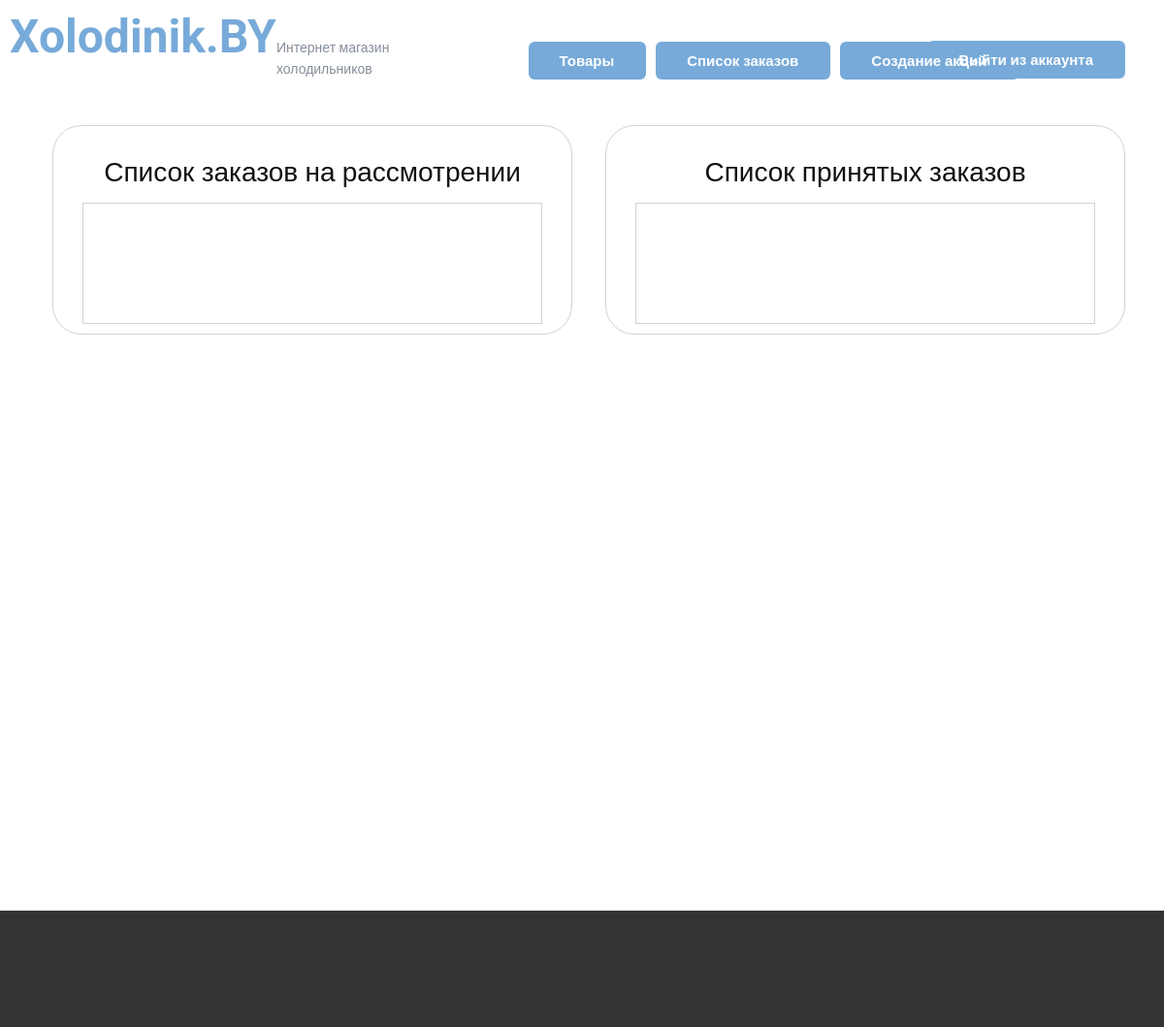
/panel/orders (signed in), run on an earlier commit of the app's database.
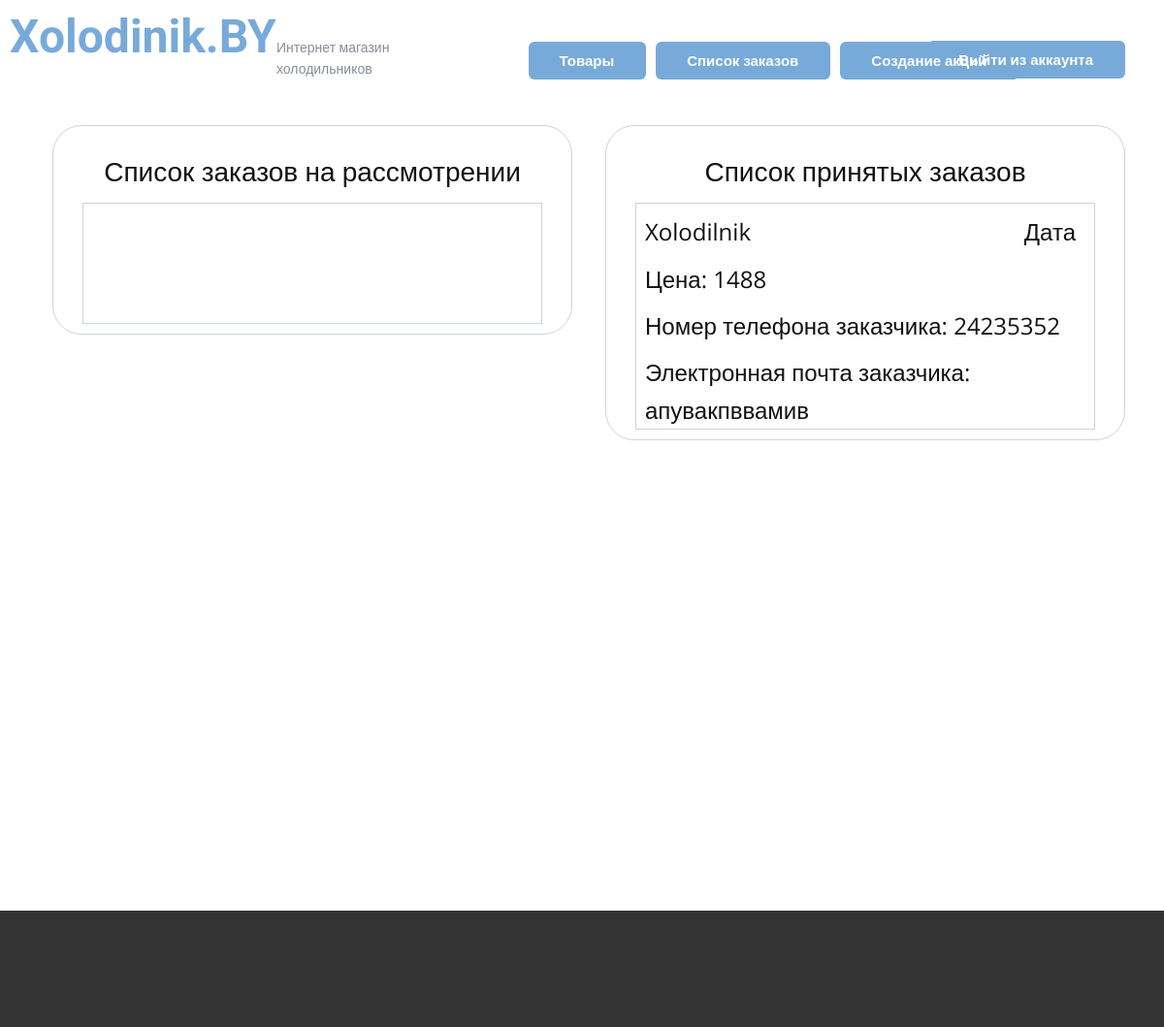
And on a later commit of the database.
### app.py (models this page shows)
class Order(db.Model):
    id = db.Column(db.Integer, primary_key=True)
    user_phone_number = db.Column(db.String(20), nullable=False)
    user_email = db.Column(db.String(20), nullable=False)
    status = db.Column(db.String(20), nullable=False, default="на рассмотрении")
    user_id = db.Column(db.Integer, db.ForeignKey('user.id'))
    user = db.relationship('User', backref='orders')
    prod_id = db.Column(db.Integer, db.ForeignKey('prod.id'))
    prod = db.relationship('Prod', backref='orders')

class Prod(db.Model):
    id = db.Column(db.Integer, primary_key=True)
    model = db.Column(db.String(20), nullable=False, unique=True)
    producer = db.Column(db.String(20), nullable=False)
    price = db.Column(db.Integer, nullable=False)
    width = db.Column(db.String(20), nullable=False)
    depth = db.Column(db.String(20), nullable=False)
    height = db.Column(db.String(20), nullable=False)
    weight = db.Column(db.String(20), nullable=False)
    volume = db.Column(db.String(20), nullable=False)
    service = db.Column(db.String(20), nullable=False)
    country = db.Column(db.String(20), nullable=False)
    category = db.Column(db.String(20), nullable=False)
    colling = db.Column(db.String(20), nullable=False)
    color = db.Column(db.String(20), nullable=False)
    energy_efficiency = db.Column(db.String(20), nullable=False)
    compressors = db.Column(db.String(20), nullable=False)
    noise = db.Column(db.String(20), nullable=False)
    handle = db.Column(db.String(20), nullable=False)
    guaranty = db.Column(db.String(20), nullable=False)
    control_unit = db.Column(db.String(20), nullable=False)
    power = db.Column(db.String(20), nullable=False)
    chambers = db.Column(db.String(20), nullable=False)
    doors = db.Column(db.String(20), nullable=False)
    useful_volume = db.Column(db.String(20), nullable=False)
    useful_volume_ref = db.Column(db.String(20), nullable=False)
    useful_volume_freezer = db.Column(db.String(20), nullable=False)
    voltage_frequency = db.Column(db.String(20), nullable=False)
    energy_consumption = db.Column(db.String(20), nullable=False)
    coolant = db.Column(db.String(20), nullable=False)
    series = db.Column(db.String(20), nullable=False)
    temperature = db.Column(db.String(20), nullable=False)
    defrosting_system = db.Column(db.String(20), nullable=False)
    shelves = db.Column(db.String(20), nullable=False)
    barriers = db.Column(db.String(20), nullable=False)
    baskets = db.Column(db.String(20), nullable=False)
    inserts = db.Column(db.String(20), nullable=False)
    stoppers = db.Column(db.String(20), nullable=False)
    freezer_temp = db.Column(db.String(20), nullable=False)
    freezing_capacity = db.Column(db.String(20), nullable=False)
    freezer_parts = db.Column(db.String(20), nullable=False)
    size_without = db.Column(db.String(20), nullable=False)
    size_with = db.Column(db.String(20), nullable=False)
    weight_without = db.Column(db.String(20), nullable=False)
    weight_with = db.Column(db.String(20), nullable=False)
    rating = db.Column(db.Float, nullable=False, default=0.0)
    description = db.Column(db.String(200), nullable=False)
    image_path = db.Column(db.String(50), nullable=False, unique=True)

### app.py (the view, shortened to what this page needs)
@app.route("/panel/orders", methods=["POST", "GET"])
@login_required
def orders():
    if not current_user.role:
        return redirect("/")
    orders = Order.query.all()
    return render_template("orders.html", orders=orders)

### app.py (called while the page is built)
@login_manager.user_loader
def load_user(user_id):
    return User.query.get(int(user_id))

### templates/orders.html (shortened to what this page needs)
<!DOCTYPE html>
<html lang="ru">
<head>
    <link rel="stylesheet" href="{{ url_for('static', filename='panel.css') }}" media="screen">
    <link rel="stylesheet" href="{{ url_for('static', filename='un.css') }}" media="screen">
    <link rel="stylesheet" href="{{ url_for('static', filename='cub.css') }}" media="screen">
</head>
<body>
<header>
    <div class="head">
        <a class="logo" href="/">Xolodinik.BY</a>
        <p class="logo-text">Интернет магазин<br>холодильников</p>
        <div class="header-div" style="display: flex; justify-content: center; padding-left: 395px;">
            <a href="/panel/products" class="btn btn-2" style="margin: 0 0 0 0 !important">Товары</a>
            <a href="/panel/orders" class="btn btn-2" style="margin: 0 0 0 10px !important">Список заказов</a>
            <a href="/panel/sales" class="btn btn-2" style="margin: 0 0 0 10px !important">Создание акций</a>
        </div>
        <a href="/logout" class="btn btn-2" style="margin-right: 30px !important;">Выйти из аккаунта</a>
    </div>
</header>
<section>
    <div class="container" style="display: flex; justify-content: center; align-items: flex-start; min-height: 830px;">
        <div class="create-product-container" style="width: 900px;">
            <div class="create-product-container-1">
                <p class="text">Список заказов на рассмотрении</p>
                <div class="order border-1" style="width: auto !important;">
                </div>
            </div>
        </div>
        <div class="create-product-container" style="width: 900px;">
            <div class="create-product-container-1">
                <p class="text">Список принятых заказов</p>
                <div class="order border-1" style="width: auto !important;">
                    {% for order in orders %}
                    {% if order.status == "принят" %}
                    <div class="order-cont-1">
                        <p class="text-1">{{ order.prod.model }}</p>
                        <p class="text-2">Дата </p>
                        <p class="text-1">Цена: {{ order.prod.price }}</p>
                        <p class="text-1">Номер телефона заказчика: {{ order.user_phone_number }}</p>
                        <p class="text-1">Электронная почта заказчика: {{ order.user_email }}</p>
                    </div>
                    {% endif %}
                    {% endfor %}
                </div>
            </div>
        </div>
    </div>
</section>
<footer></footer>
</body>
</html>

### static/panel.css (style rules this page uses)
body { text-size-adjust: 100%; box-sizing: border-box; margin: 0px; height: auto; min-height: 100%; overflow-x: clip; position: relative; font-size: 1rem; line-height: 1.6; font-family: "Open Sans", sans-serif; color: rgb(17, 17, 17); background-color: rgb(255, 255, 255); }
.text { pointer-events: none; text-align: left; box-sizing: border-box; padding: 0; display: table; align-self: flex-start; width: fit-content; word-wrap: break-word; position: relative; font-size: 1.75rem; line-height: 1.6; margin: 14px auto 0; }
.create-product-container-1 { text-align: left; box-sizing: border-box; position: relative; flex: 1; max-width: 100%; transition-duration: inherit; padding: 10px 30px; }
.create-product-container { box-sizing: border-box; display: flex; position: relative; border-style: solid; border-width: 1px; border-radius: 30px; border-color: #ccd3db; text-align: left; width: 600px; margin: 20px 10px 20px 24px; }
.header-div { margin: -40px auto 0; }
.container { display: flex; margin: 0 30px; width: auto !important; min-height: 939px; }

### static/un.css (style rules this page uses)
header .head { box-sizing: border-box; position: relative; margin: 0 auto; min-height: 109px; }
header .btn-2 { color: #ffffff !important; border-color: transparent !important; margin: -40px 199px 0 auto !important; padding: 9px 33px 9px 32px !important; border-width: 0 !important; background-color: #77aad9 !important; }
section { box-sizing: border-box; display: block; position: relative; background-image: none; }
header { margin: 0 10px; min-height: 109px; box-sizing: border-box; display: block; position: relative; unicode-bidi: isolate; }
footer { min-height: 120px; display: block; position: relative; text-align: center; color: #ffffff; background-color: #333333; background-image: none; }
html { text-decoration: none; -webkit-locale: "ru"; box-sizing: border-box; font-family: sans-serif; -webkit-text-size-adjust: 100%; height: 100%; overflow-y: auto; overflow-x: hidden; font-size: 16px; }
header .logo { padding: 0; display: table; align-self: flex-start; word-wrap: break-word; position: relative; color: #77aad9 !important; line-height: 1.6; font-family: Roboto, sans-serif !important; font-size: 3rem; font-weight: 700; height: 48px; pointer-events: initial; }
header .logo-text { display: table; align-self: flex-start; width: fit-content; word-wrap: break-word; position: relative; color: #858e99 !important; font-family: Roboto, sans-serif !important; font-weight: 400; font-size: 0.875rem; margin: -39px auto 0 275px; }
a { text-decoration: none; }
.btn { box-sizing: border-box; display: table; cursor: pointer; white-space: nowrap; text-align: center; align-self: flex-start; transition-property: background-color, color, border-color; border-radius: 6px 6px 6px 6px; line-height: 1.4; border-color: #77aad9; font-weight: 700; font-size: 0.9375rem; border-style: solid; margin: 29px auto 0 25px; padding: 8px 33px; border-width: 1px; background-color: #ffffff; color: #77aad9; }

### static/cub.css (style rules this page uses)
.border-1 { box-sizing: border-box; display: flex; position: relative; border-style: solid; border-width: 1px; border-color: #ccd3db; text-align: left; width: 560px; min-height: 424px; height: auto; margin: 30px 30px 0 0; box-sizing: border-box; flex: 1; max-width: 100%; transition-duration: inherit; padding: 0; }
.text-1 { box-sizing: border-box; display: table; align-self: flex-start; width: fit-content; word-wrap: break-word; position: relative; line-height: 1.6; font-size: 1.5rem; margin: 10px auto 0 9px; }
.order-cont-1 { position: relative; flex: 1; max-width: 100%; transition-duration: inherit; }
.order { display: flex; position: relative; text-align: left; min-height: 125px; width: 530px; height: auto; margin: 10px auto 0; }
.text-2 { display: table; align-self: flex-start; width: fit-content; word-wrap: break-word; position: relative; font-size: 1.5rem; line-height: 1.6; margin: -38px 19px 0 auto; }

What changed in the data, as far as the page shows it:
now on this page (row edited): Order: prod.model "Xolodilnik", prod.price "1488", user_phone_number "24235352", user_email "апувакпввамив"
